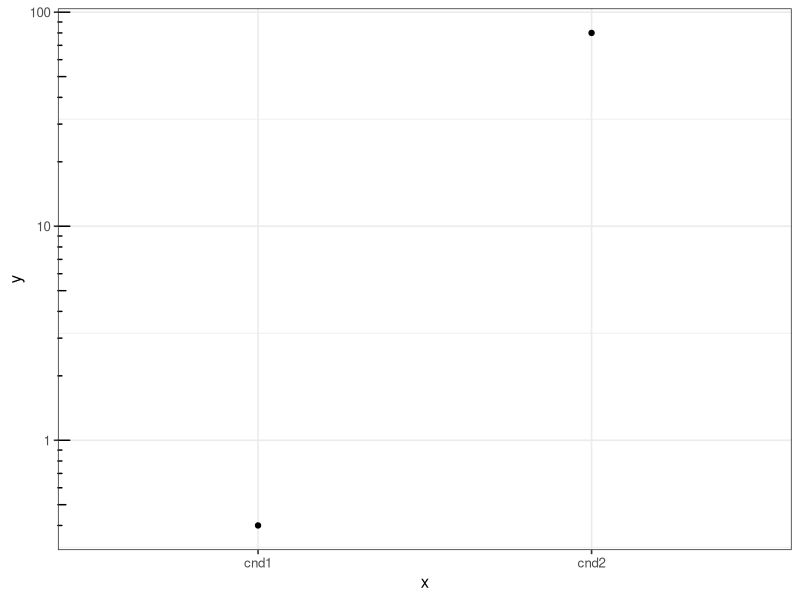

Recreate this plot in R.
## ---- chunk 1
knitr::opts_chunk$set(fig.width=6, fig.height=6)
## ---- chunk 2
library(ggplot2)
## ---- chunk 3
x = c("cnd1", "cnd2")
y = c(0.4, 80)

dat = data.frame(x=x, y=y)

p = ggplot(dat, aes(x=x, y=y)) + geom_point()
p = p + scale_y_continuous(trans="log10")
p = p + annotation_logticks(sides="l")
p = p + theme_bw(base_size=12)
p
